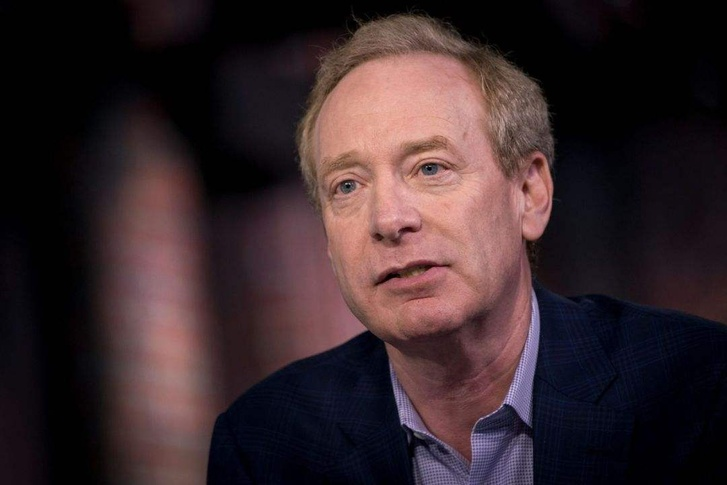
#> input picture test.jpeg, 727 x 485 px, shrunk from 1080 x 720 before the run, found by its file name
$ python '14超大图像二值化.py'
#> lines starting #> are read from the running program, lines starting #| are printed output that depends on the picture; after the words box and inside, x2 and y2 are one past the last pixel; in counts of white or black regions, pixels touching at a corner belong together
#> further down, src is the input picture: shape (485, 727, 3); mean B, G, R 43.6, 40, 56.1
import cv2 as cv
import numpy as np
from matplotlib import pyplot as plt
import path_const
def big_image_bin(image):
    print(image.shape)
#| (485, 727, 3)
    cw = 256
    ch = 256
    h,w = image.shape[:2]
#> h = 485; w = 727
    gray = cv.cvtColor(image,cv.COLOR_BGR2GRAY)
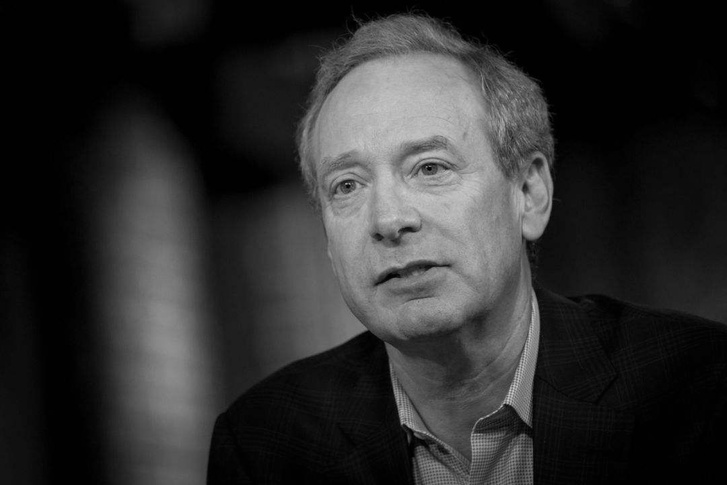
#> gray: shape (485, 727); min 0, max 209, mean 45.2
    for row in range(0,h,ch):
        for col in range(0,w,cw):
            roi = gray[row:row+ch,col:col+cw]
            dst = cv.adaptiveThreshold(roi,255,cv.ADAPTIVE_THRESH_GAUSSIAN_C,cv.THRESH_BINARY,127,20)
            gray[row:row + ch, col:col + cw] = dst
            print(np.std(dst), np.mean(dst))
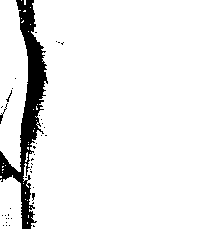
#> dst: shape (229, 215); 93.1% white; 40 black regions (38 under 20 px), largest, box (x1, y1, x2, y2) and area: (0, 0, 48, 229) 3271, (0, 103, 8, 124) 32
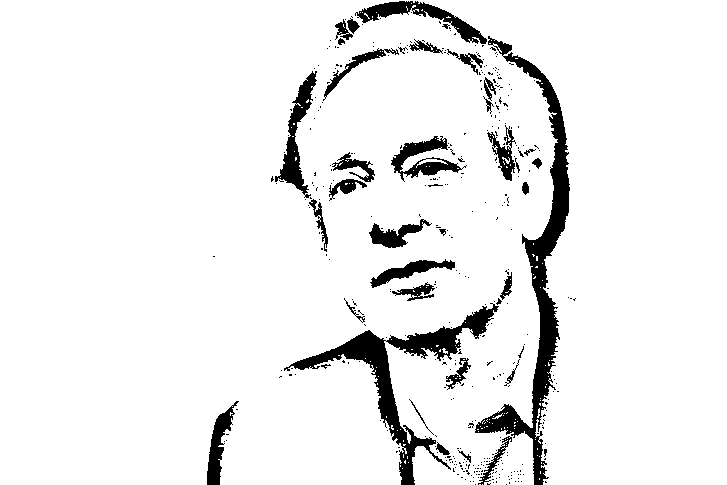
#> gray: shape (485, 727); 92.9% white; 399 black regions (360 under 20 px), largest, box (x1, y1, x2, y2) and area: (475, 36, 570, 485) 7248, (284, 303, 499, 485) 5536, (275, 71, 317, 198) 1543
    cv.imwrite("//opencv/test1.jpeg", gray)


src = cv.imread("//opencv/test.jpeg")
#cv.imshow("input image", src)
big_image_bin(src)

cv.waitKey(0)

cv.destroyAllWindows()
